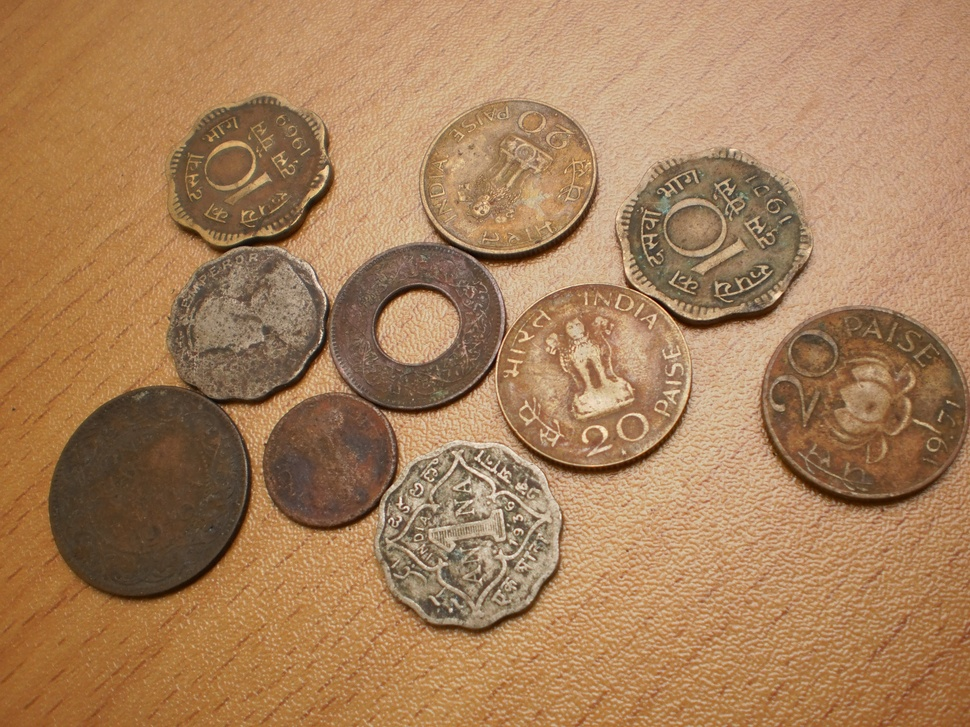
%> input picture coins.jpg, 970 x 727 px, shrunk from 3264 x 2448 before the run
$ octave Dilated.m   (GNU Octave 9; MATLAB toolbox functions it lacks are replaced by stand-ins)
%> lines starting %> are read from the running program, lines starting %| are printed output that depends on the picture; in (x1, y1, x2, y2) boxes, pixels count from 0 and x2, y2 are one past the last pixel; in counts of white or black regions, pixels touching at a corner belong together; the program's own positions count from 1
clc;
close all;
po = imgetfile;
%> the answer given: coins.jpg
I = imread(po);
%> I is the input picture: size 727x970x3 uint8; mean R, G, B 167, 127.3, 89.9
grayimg = rgb2gray(I);
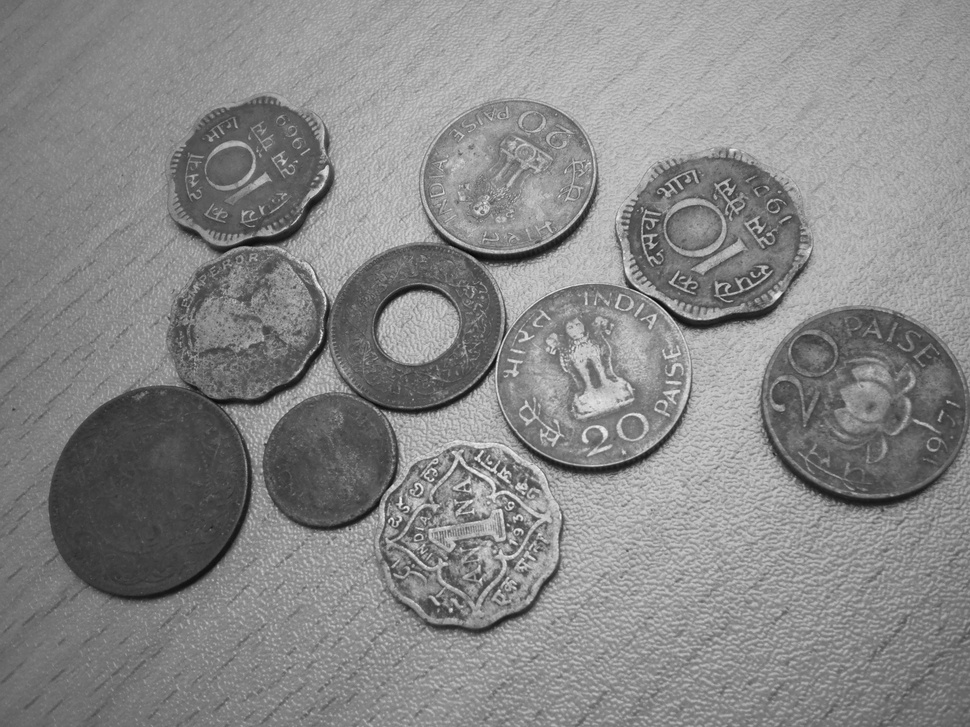
%> grayimg: size 727x970 uint8; min 6, max 245, mean 134.9
binaryimg = imbinarize(grayimg);
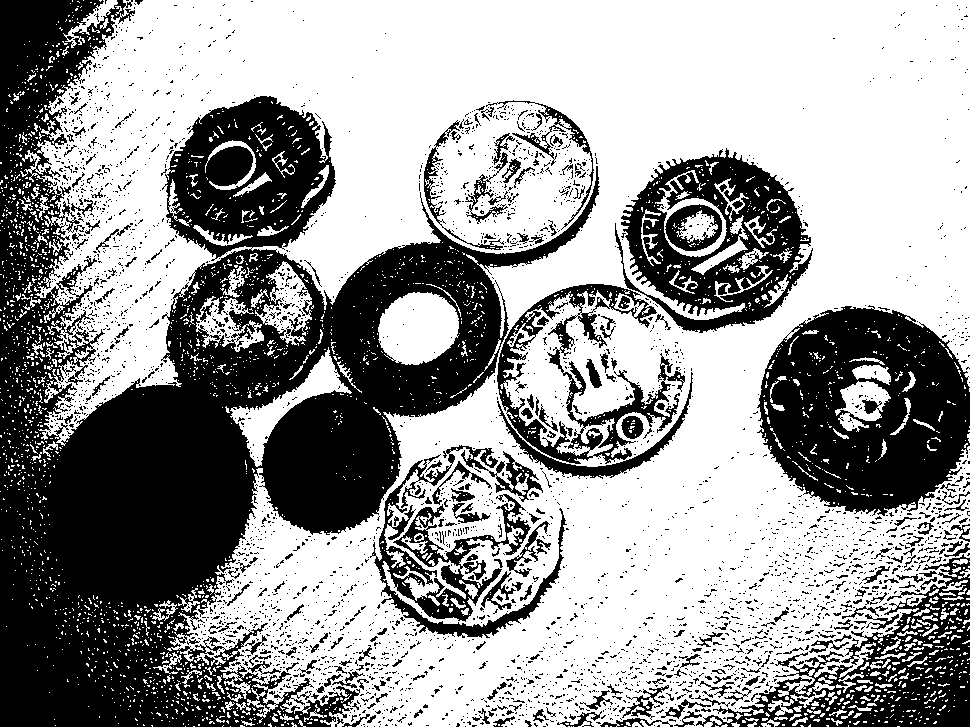
%> binaryimg: size 727x970 logical; 60.7% white; 3420 black regions (3169 under 20 px), largest, box (x1, y1, x2, y2) and area: (0, 0, 600, 727) 166564, (757, 305, 970, 516) 30483, (615, 148, 813, 333) 16775
se = strel('ball',5,5);
I2 = imdilate(grayimg,se);
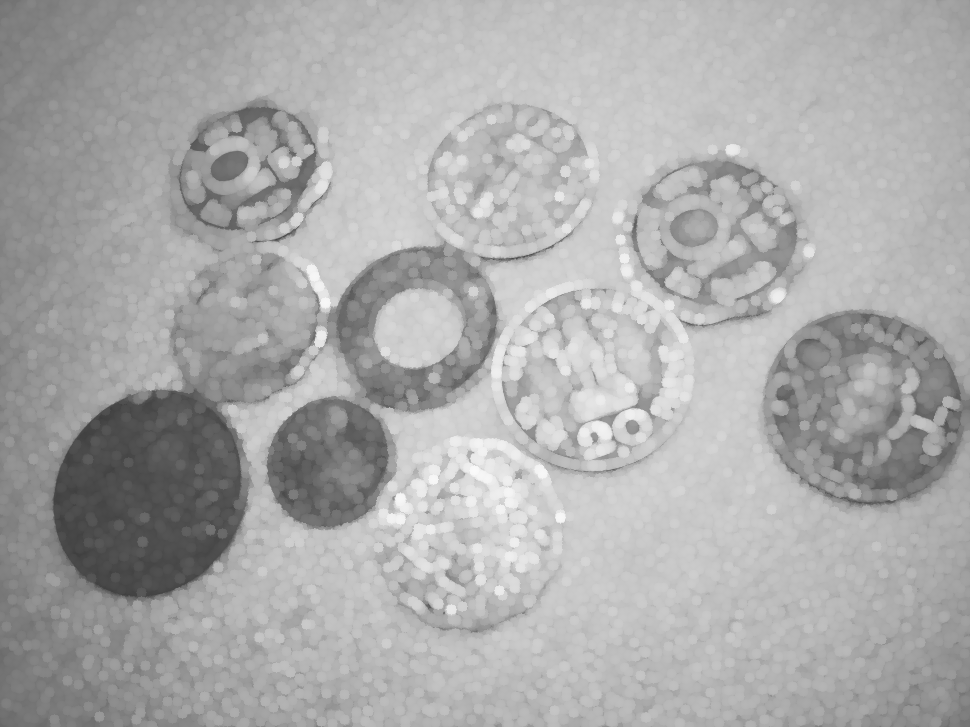
%> I2: size 727x970 uint8; min 62, max 250, mean 170.8
imshow(grayimg);
title('Original');
figure;
imshow(I2);
title('Dilated');

$ run again, on flower.jpg
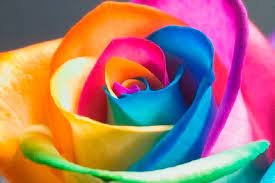
%> input picture flower.jpg, 275 x 183 px
%> I is the input picture: size 183x275x3 uint8; mean R, G, B 166.5, 120.8, 113.8
%> `binaryimg = imbinarize(grayimg);`:
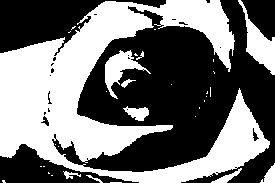
%> binaryimg: size 183x275 logical; 45.4% white; 32 white regions (22 under 20 px), largest, box (x1, y1, x2, y2) and area: (0, 0, 270, 183) 20297, (238, 0, 275, 75) 992, (105, 50, 151, 99) 769
%> `I2 = imdilate(grayimg,se);`:
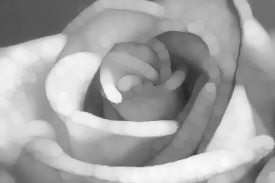
%> I2: size 183x275 uint8; min 37, max 250, mean 164.2
